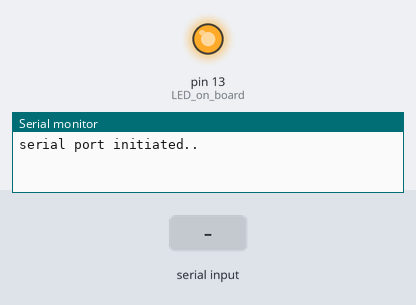
Bench run of a sketch on a simulated Arduino Uno, built with avr-gcc and run on an emulated ATmega328P. On the bench: output pins drawn as LEDs (lit = HIGH), the last lines printed to the serial monitor. The test bench sets the inputs (shaded band). Pins used as bus, display or sensor lines are not drawn.

Above: at 0.6 s.
At 1.63 s:
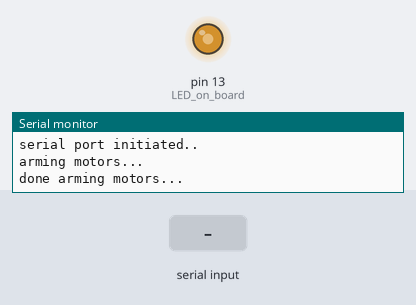
At 4.8 s:
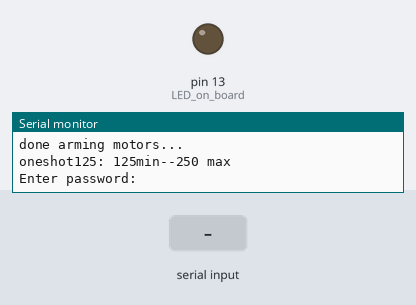
4.9 s: "1\n" received over Serial
6.5 s: "90,45,200\n" received over Serial
8.0 s: "90,45\n" received over Serial
Timing chart, 0 to 11.0 s (numbered marks = the images above; inputs shaded):
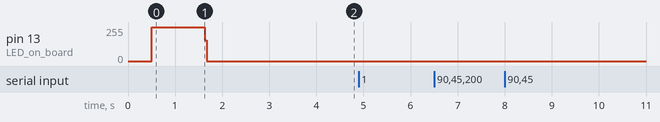

The sketch:

oneshot125.ino
```cpp
//oneshot125
//Author: Mr lu
//Project Start: 2025.1.3
//last updated:2025.1.3

//xxd的电调应该是不支持oneshot125


int key = 0;

const int m1Pin=6;// keeli 左前
const int m2Pin=7;// keeli 右前
const int m3Pin=10;// keeli 右后
const int m4Pin=8;// keeli 左后
int  m1_command_PWM;
int  m2_command_PWM;
int  m3_command_PWM;
int  m4_command_PWM;

void setup() {
  Serial.begin(500000);
  delay(500);
  Serial.println("serial port initiated..");

  pinMode(13,OUTPUT);//LED on board
  pinMode(m1Pin,OUTPUT);
  pinMode(m2Pin,OUTPUT);
  pinMode(m3Pin,OUTPUT);
  pinMode(m4Pin,OUTPUT);

  digitalWrite(13,1);

  //初始化所有电机命令125（停止）
  m1_command_PWM = 125;
  m2_command_PWM = 125;
  m3_command_PWM = 125;
  m4_command_PWM = 125;


  armMotors();
  Serial.println("oneshot125: 125min--250 max");
  delay(1000);
}

void loop() {


   while(key==0){
   Serial.println("Enter password:");
   delay(100);
   while(!(Serial.parseInt()==1));//串口阻塞等待（软件锁作用）

   key=1;
   m1_command_PWM = 125;
   m2_command_PWM = 125;
   m3_command_PWM = 125;
   m4_command_PWM = 125;

   Serial.println("***motors Online***");
   delay(100);
  }


  if (Serial.available() > 0) {
    String input = Serial.readStringUntil('\n');//读取串口数据
    Serial.print("Input received: ");
    Serial.println(input);

    m1_command_PWM = input.toInt();//将接收到的数据转为整数，并设置电机命令值
    m2_command_PWM = input.toInt();
    m3_command_PWM = input.toInt();
    m4_command_PWM = input.toInt();

    Serial.println("mx_command_PWM updated: ");
    Serial.println(m1_command_PWM);
    Serial.println(m2_command_PWM);
    Serial.println(m3_command_PWM);
    Serial.println(m4_command_PWM);

  }


  commandMotors(); //调用命令电机函数，根据命令值发送给电机

}


//********************************functions******************************
//命令电机函数
void commandMotors() {

  int wentLow = 0;
  int pulseStart, timer;
  int flagM1 = 0;
  int flagM2 = 0;
  int flagM3 = 0;
  int flagM4 = 0;

  //Write all motor pins high
  digitalWrite(m1Pin, HIGH);
  digitalWrite(m2Pin, HIGH);
  digitalWrite(m3Pin, HIGH);
  digitalWrite(m4Pin, HIGH);

  pulseStart = micros();

  //Write each motor pin low as correct pulse length is reached
  while (wentLow < 4 ) { //Keep going until final (6th) pulse is finished, then done
    timer = micros();

    if ((m1_command_PWM <= timer - pulseStart) && (flagM1==0)) {
      digitalWrite(m1Pin, LOW);
      wentLow = wentLow + 1;
      flagM1 = 1;
    }
     if ((m2_command_PWM <= timer - pulseStart) && (flagM2==0)) {
      digitalWrite(m2Pin, LOW);
      wentLow = wentLow + 1;
      flagM2 = 1;
    }
    if ((m3_command_PWM <= timer - pulseStart) && (flagM3==0)) {
      digitalWrite(m3Pin, LOW);
      wentLow = wentLow + 1;
      flagM3 = 1;
    }
    if ((m4_command_PWM <= timer - pulseStart) && (flagM4==0)) {
      digitalWrite(m4Pin, LOW);
      wentLow = wentLow + 1;
      flagM4 = 1;
    }

  }

}
//电机启动
void armMotors() {

  delay(1000);
  Serial.println("arming motors...");
  for (int i = 0; i <= 50; i++) {
    digitalWrite(13, HIGH);
    //Serial.println(i);
    commandMotors();
    delay(2);
    digitalWrite(13, LOW);
    }

    Serial.println("done arming motors...");
    delay(1000);
}
```
